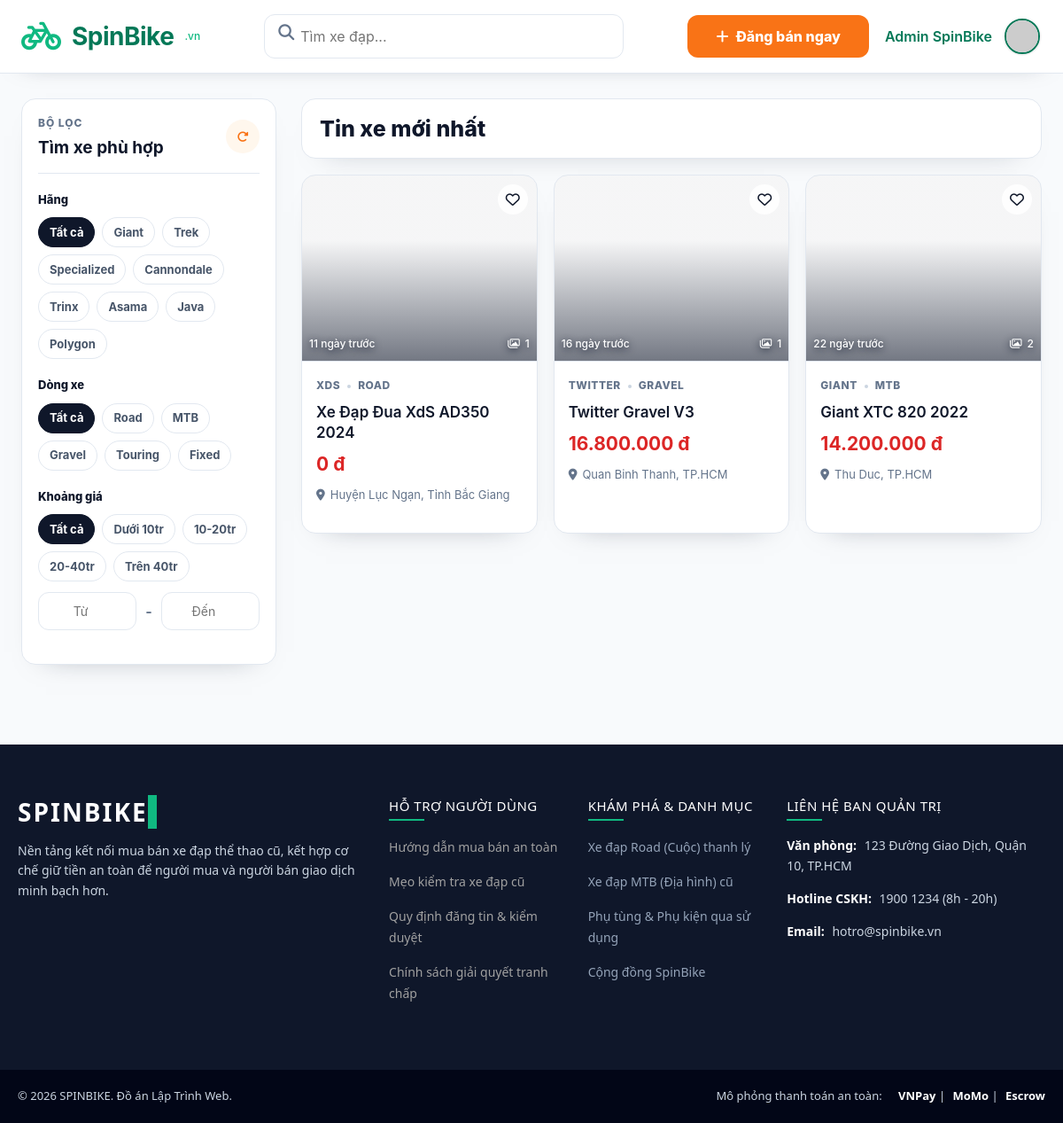
The page / (signed in) on the database its author committed.
### tables this page shows
CREATE TABLE `products` (
  `id` int(11) NOT NULL,
  `title` varchar(255) NOT NULL,
  `brand` varchar(100) DEFAULT NULL,
  `bike_type` varchar(100) DEFAULT NULL,
  `price` decimal(15,2) NOT NULL,
  `location` varchar(255) DEFAULT NULL,
  `description` text DEFAULT NULL,
  `frame_size` varchar(50) DEFAULT NULL,
  `condition_percent` int(11) DEFAULT NULL,
  `listing_status` enum('pending','approved','rejected','sold','hidden') NOT NULL DEFAULT 'pending',
  `approval_note` varchar(255) DEFAULT NULL,
  `approved_at` timestamp NULL DEFAULT NULL,
  `sold_at` timestamp NULL DEFAULT NULL,
  `created_at` timestamp NOT NULL DEFAULT current_timestamp(),
  `seller_id` int(11) NOT NULL
);

### index.php (called while the page is built, shortened)
<?php
require_once __DIR__ . '/config/config.php';
$requestUri = parse_url($_SERVER['REQUEST_URI'] ?? '/', PHP_URL_PATH) ?: '/';
$basePath = app_base_path();
$relativePath = $requestUri;
$route = trim((string) $relativePath, '/');
$routeName = find_route_name_by_path($route);
$targetFile = $routeName !== null ? route_target($routeName) : null;
require $targetFile;

### app/models/Product.php (called while the page is built, shortened)
<?php
class Product {
    private $conn;
    private $table_name = "products";
    public function __construct($db) {
        $this->conn = $db;
    }
public function getAll() {
    $query = "SELECT p.*,
              p.frame_size AS size,
              p.condition_percent AS `condition`,
              (SELECT image_url FROM product_images WHERE product_id = p.id LIMIT 1) as main_image,
              (SELECT COUNT(*) FROM product_images WHERE product_id = p.id) as image_count
              FROM " . $this->table_name . " p
              WHERE p.listing_status = :listing_status
              ORDER BY p.id DESC";
    $stmt = $this->conn->prepare($query);
    $stmt->bindValue(':listing_status', ProjectFlow::LISTING_APPROVED);
    $stmt->execute();
    return $stmt->fetchAll(PDO::FETCH_ASSOC);
}
}
?>

### config/config.php (called while the page is built, shortened)
<?php
if (!function_exists('app_origin')) {
    function app_origin(): string {
        static $origin = null;
        if ($origin !== null) {
            return $origin;
        }
        if (PHP_SAPI !== 'cli') {
            $https = $_SERVER['HTTPS'] ?? '';
            $isHttps = !empty($https) && strtolower((string) $https) !== 'off';
            $scheme = $isHttps ? 'https' : 'http';
            $host = trim((string) ($_SERVER['HTTP_HOST'] ?? ''));
            if ($host !== '') {
                $origin = $scheme . '://' . $host;
                return $origin;
            }
        }
        $origin = 'http://localhost';
        return $origin;
    }
}
if (!function_exists('detect_app_base_path')) {
    function detect_app_base_path(): string {
        $configuredBasePath = trim((string) (getenv('APP_BASE_PATH') ?: ''), '/');
        $scriptName = trim((string) ($_SERVER['SCRIPT_NAME'] ?? ''), '/');
        $segments = explode('/', $scriptName);
        if (end($segments) === 'index.php') {
            array_pop($segments);
        }
        return trim(implode('/', $segments), '/');
    }
}
if (!function_exists('route_definitions')) {
    function route_definitions(): array {
        static $routes = null;
        if ($routes !== null) {
            return $routes;
        }
        return $routes;
    }
}
if (!function_exists('app_base_path')) {
    function app_base_path(): string {
        static $basePath = null;
        if ($basePath !== null) {
            return $basePath;
        }
        $detectedBasePath = detect_app_base_path();
        $basePath = $detectedBasePath !== '' ? '/' . $detectedBasePath : '';
        return $basePath;
    }
}
if (!function_exists('app_path')) {
    function app_path(string $path = ''): string {
        $cleanPath = ltrim($path, '/');
        $basePath = app_base_path();
        return $cleanPath !== '' ? $basePath . '/' . $cleanPath : $basePath;
    }
}
if (!function_exists('route_path')) {
    function route_path(string $name): string {
        $routes = route_definitions();
        return $routes[$name]['path'];
    }
}
if (!function_exists('route_target')) {
    function route_target(string $name): string {
        $routes = route_definitions();
        return $routes[$name]['target'];
    }
}
if (!function_exists('find_route_name_by_path')) {
    function find_route_name_by_path(string $path = ''): ?string {
        $normalizedPath = trim($path, '/');
        foreach (route_definitions() as $name => $route) {
            $candidatePaths = array_merge(
                [$route['path']],
                isset($route['aliases']) && is_array($route['aliases']) ? $route['aliases'] : []
            );
            foreach ($candidatePaths as $candidatePath) {
                if (trim((string) $candidatePath, '/') === $normalizedPath) {
                    return $name;
                }
            }
        }
        return null;
    }
}
if (!function_exists('route_url')) {
    function route_url(string $name, $query = []): string {
        $path = route_path($name);
        $url = app_origin() . app_path($path);
        if (is_array($query) && !empty($query)) {
            $queryString = http_build_query($query);
            return $queryString !== '' ? $url . '?' . $queryString : $url;
        }
        return $url;
    }
}
if (!function_exists('current_route_name')) {
    function current_route_name(): ?string {
        $requestUri = parse_url($_SERVER['REQUEST_URI'] ?? '/', PHP_URL_PATH) ?: '/';
        $basePath = app_base_path();
        $relativePath = $requestUri;
        $routeName = find_route_name_by_path($relativePath);
        return $routeName;
    }
}
?>

### public/index.php (the view, shortened to what this page needs)
<?php
include __DIR__ . '/../app/views/layouts/header.php';
require_once __DIR__ . '/../app/models/Product.php';
$database = new Database();
$db = $database->getConnectionOrNull();
$products = [];
$pageError = null;
if (!$db) {
    $pageError = 'Danh sách sản phẩm hiện chưa sẵn sàng. Vui lòng kiểm tra lại kết nối dữ liệu và thử lại sau.';
} else {
    try {
        $productModel = new Product($db);
        $products = $productModel->getAll();
    } catch (Throwable $exception) {
        $pageError = 'Danh sách sản phẩm tạm thời chưa thể tải. Vui lòng thử lại sau.';
    }
}
?>
    <div class="main-content home-page-layout">
      <aside class="sidebar marketplace-sidebar">
        <div class="sidebar-header">
          <div>
            <p class="sidebar-eyebrow">Bộ lọc</p>
            <h3 class="sidebar-title sidebar-title-compact">Tìm xe phù hợp</h3>
          </div>
          <button type="button" onclick="resetFilters()" class="sidebar-reset-btn" title="Đặt lại bộ lọc">
            <i class="fa-solid fa-rotate-right"></i>
          </button>
        </div>
        <div class="filter-group">
          <div class="filter-section-heading">
            <span>Hãng</span>
          </div>
          <div class="filter-chip-grid" data-filter-group="brand">
            <button type="button" class="filter-chip is-active" data-value="">Tất cả</button>
            <button type="button" class="filter-chip" data-value="Giant">Giant</button>
            <button type="button" class="filter-chip" data-value="Trek">Trek</button>
            <button type="button" class="filter-chip" data-value="Specialized">Specialized</button>
            <button type="button" class="filter-chip" data-value="Cannondale">Cannondale</button>
            <button type="button" class="filter-chip" data-value="Trinx">Trinx</button>
            <button type="button" class="filter-chip" data-value="Asama">Asama</button>
            <button type="button" class="filter-chip" data-value="Java">Java</button>
            <button type="button" class="filter-chip" data-value="Polygon">Polygon</button>
          </div>
        </div>
        <div class="filter-group">
          <div class="filter-section-heading">
            <span>Dòng xe</span>
          </div>
          <div class="filter-chip-grid" data-filter-group="type">
            <button type="button" class="filter-chip is-active" data-value="">Tất cả</button>
            <button type="button" class="filter-chip" data-value="Road">Road</button>
            <button type="button" class="filter-chip" data-value="MTB">MTB</button>
            <button type="button" class="filter-chip" data-value="Gravel">Gravel</button>
            <button type="button" class="filter-chip" data-value="Touring">Touring</button>
            <button type="button" class="filter-chip" data-value="Fixed">Fixed</button>
          </div>
        </div>
        <div class="filter-group">
          <div class="filter-section-heading">
            <span>Khoảng giá</span>
          </div>
          <div class="filter-chip-grid filter-price-presets" data-filter-group="price">
            <button type="button" class="filter-chip is-active" data-min="" data-max="">Tất cả</button>
            <button type="button" class="filter-chip" data-min="0" data-max="10000000">Dưới 10tr</button>
            <button type="button" class="filter-chip" data-min="10000000" data-max="20000000">10-20tr</button>
            <button type="button" class="filter-chip" data-min="20000000" data-max="40000000">20-40tr</button>
            <button type="button" class="filter-chip" data-min="40000000" data-max="">Trên 40tr</button>
          </div>
          <div class="price-range-box">
            <input id="priceMin" type="number" min="0" placeholder="Từ" oninput="applyFilters()" class="price-input-modern" />
            <span class="price-separator">-</span>
            <input id="priceMax" type="number" min="0" placeholder="Đến" oninput="applyFilters()" class="price-input-modern" />
          </div>
        </div>
      </aside>
      <div class="products-section marketplace-results">
        <div class="products-header">
          <div>
            <h1>Tin xe mới nhất</h1>
          </div>
        </div>
        <div id="productGrid" class="product-grid">
          <?php if ($pageError !== null): ?>
            <div class="empty-state-card">
                <i class="fa-solid fa-circle-exclamation empty-state-icon"></i>
                <p class="empty-state-text"><?php echo htmlspecialchars($pageError); ?></p>
            </div>
          <?php elseif (!empty($products) && count($products) > 0): ?>
            <?php foreach ($products as $row): ?>
              <?php
                $productTitle = trim((string)($row['title'] ?? ''));
                $priceValue = $row['price'] ?? null;
                $formattedPrice = is_numeric($priceValue) ? number_format((float)$priceValue, 0, ',', '.') . ' đ' : 'Liên hệ để báo giá';
                $image = !empty($row['main_image']) ? $row['main_image'] : 'https://via.placeholder.com/400x300?text=Chua+Co+Anh';
                $location = 'Đang cập nhật';
                if (!empty($row['location'])) {
                    $locationParts = array_values(array_filter(array_map('trim', explode(',', $row['location']))));
                    $locationTail = array_slice($locationParts, -2);
                    $location = !empty($locationTail) ? implode(', ', $locationTail) : trim((string) $row['location']);
                }
                $createdAt = !empty($row['created_at']) ? strtotime((string)$row['created_at']) : false;
                $now = time();
                $diff = $createdAt ? ($now - $createdAt) : null;
                if ($diff !== null && $diff < 60) {
                    $seconds = max(1, (int) $diff);
                    $timeAgo = $seconds . ' giây trước';
                } elseif ($diff !== null && $diff < 3600) {
                    $mins = floor($diff / 60);
                    $timeAgo = max(1, (int) $mins) . ' phút trước';
                } elseif ($diff !== null && $diff < 86400) {
                    $hours = floor($diff / 3600);
                    $timeAgo = max(1, (int) $hours) . ' giờ trước';
                } elseif ($diff !== null && $diff < 2592000) {
                    $days = floor($diff / 86400);
                    $timeAgo = max(1, (int) $days) . ' ngày trước';
                } elseif ($diff !== null && $diff < 31536000) {
                    $months = floor($diff / 2592000);
                    $timeAgo = max(1, (int) $months) . ' tháng trước';
                } elseif ($createdAt) {
                    $years = floor($diff / 31536000);
                    $timeAgo = max(1, (int) $years) . ' năm trước';
                } else {
                    $timeAgo = 'Vừa cập nhật';
                }
                $imgCount = isset($row['image_count']) && $row['image_count'] > 0 ? $row['image_count'] : 1;
              ?>
              <?php
                $brandValue = trim((string)($row['brand'] ?? ''));
                $typeValue = trim((string)($row['bike_type'] ?? ''));
                $locationSearch = trim((string)($row['location'] ?? ''));
                $createdSort = $createdAt ?: 0;
              ?>
              <article
                class="product-card"
                onclick="window.location.href='<?php echo route_url('listing', ['id' => (int) $row['id']]); ?>'"
                data-title="<?php echo htmlspecialchars($productTitle); ?>"
                data-brand="<?php echo htmlspecialchars($brandValue); ?>"
                data-type="<?php echo htmlspecialchars($typeValue); ?>"
                data-price="<?php echo is_numeric($priceValue) ? (float) $priceValue : 0; ?>"
                data-created="<?php echo (int) $createdSort; ?>"
                data-location="<?php echo htmlspecialchars($locationSearch); ?>"
              >
                <div class="product-image product-image-link" style="background-image: url('<?php echo htmlspecialchars($image); ?>');">
                    <button type="button" class="product-favorite-btn" aria-label="Lưu tin yêu thích" onclick="event.stopPropagation(); this.classList.toggle('is-active'); this.querySelector('i').classList.toggle('fa-solid'); this.querySelector('i').classList.toggle('fa-regular');">
                        <i class="fa-regular fa-heart"></i>
                    </button>
                    <div class="product-time-badge">
                        <?php echo $timeAgo; ?>
                    </div>
                    <div class="product-image-count">
                        <i class="fa-regular fa-images"></i> <?php echo $imgCount; ?>
                    </div>
                </div>
                <div class="product-info">
                    <div class="product-meta-row">
                        <span><?php echo htmlspecialchars($brandValue !== '' ? $brandValue : 'Chưa rõ hãng'); ?></span>
                        <?php if ($typeValue !== ''): ?>
                        <span><?php echo htmlspecialchars($typeValue); ?></span>
                        <?php endif; ?>
                    </div>
                    <h3 class="product-title">
                        <?php echo htmlspecialchars($productTitle); ?>
                    </h3>
                    <div class="product-price"><?php echo $formattedPrice; ?></div>
                    <div class="product-location product-location-spaced">
                        <i class="fa-solid fa-location-dot product-location-icon"></i>
                        <span><?php echo htmlspecialchars($location); ?></span>
                    </div>
                    <div class="product-spacer"></div>
                </div>
              </article>
            <?php endforeach; ?>
          <?php endif; ?>
        </div>
      </div>
    </div>
<?php include __DIR__ . '/../app/views/layouts/footer.php'; ?>
  </body>
</html>

### rows shown on the page
products: created_at "11 ngày trước", imgCount "1", brand "XDS", bike_type "ROAD", title "Xe Đạp Đua XdS AD350 2024", price "0 đ", location "Huyện Lục Ngạn, Tỉnh Bắc Giang"
products: created_at "16 ngày trước", imgCount "1", brand "TWITTER", bike_type "GRAVEL", title "Twitter Gravel V3", price "16.800.000 đ", location "Quan Binh Thanh, TP.HCM"
products: created_at "22 ngày trước", imgCount "2", brand "GIANT", bike_type "MTB", title "Giant XTC 820 2022", price "14.200.000 đ", location "Thu Duc, TP.HCM"

### other values the page prints
$displayUserName "Admin SpinBike"
$link['title'] "Hướng dẫn mua bán an toàn"
$link['title'] "Mẹo kiểm tra xe đạp cũ"
$link['title'] "Quy định đăng tin & kiểm duyệt"
$link['title'] "Chính sách giải quyết tranh chấp"
$link "Xe đạp Road (Cuộc) thanh lý"
$link "Xe đạp MTB (Địa hình) cũ"
$link "Phụ tùng & Phụ kiện qua sử dụng"
$link "Cộng đồng SpinBike"
